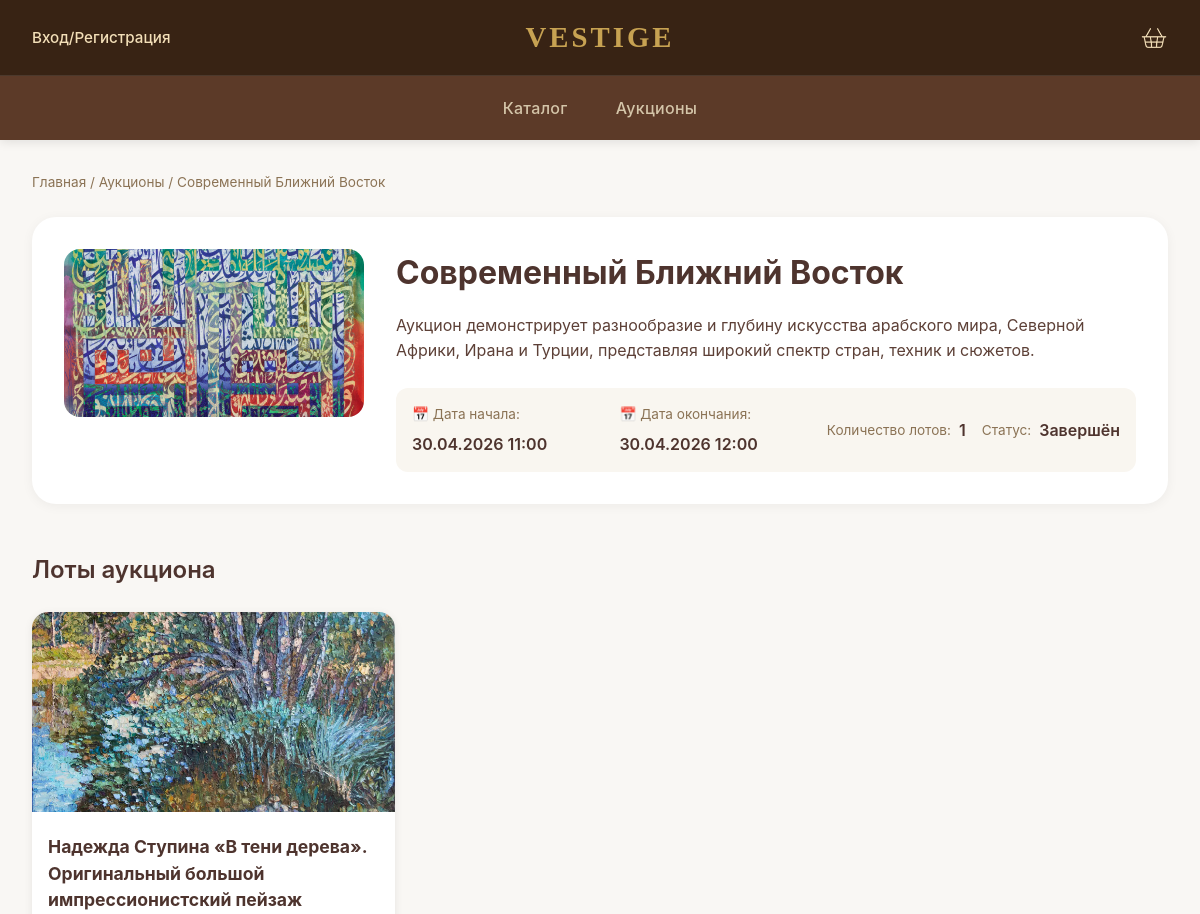
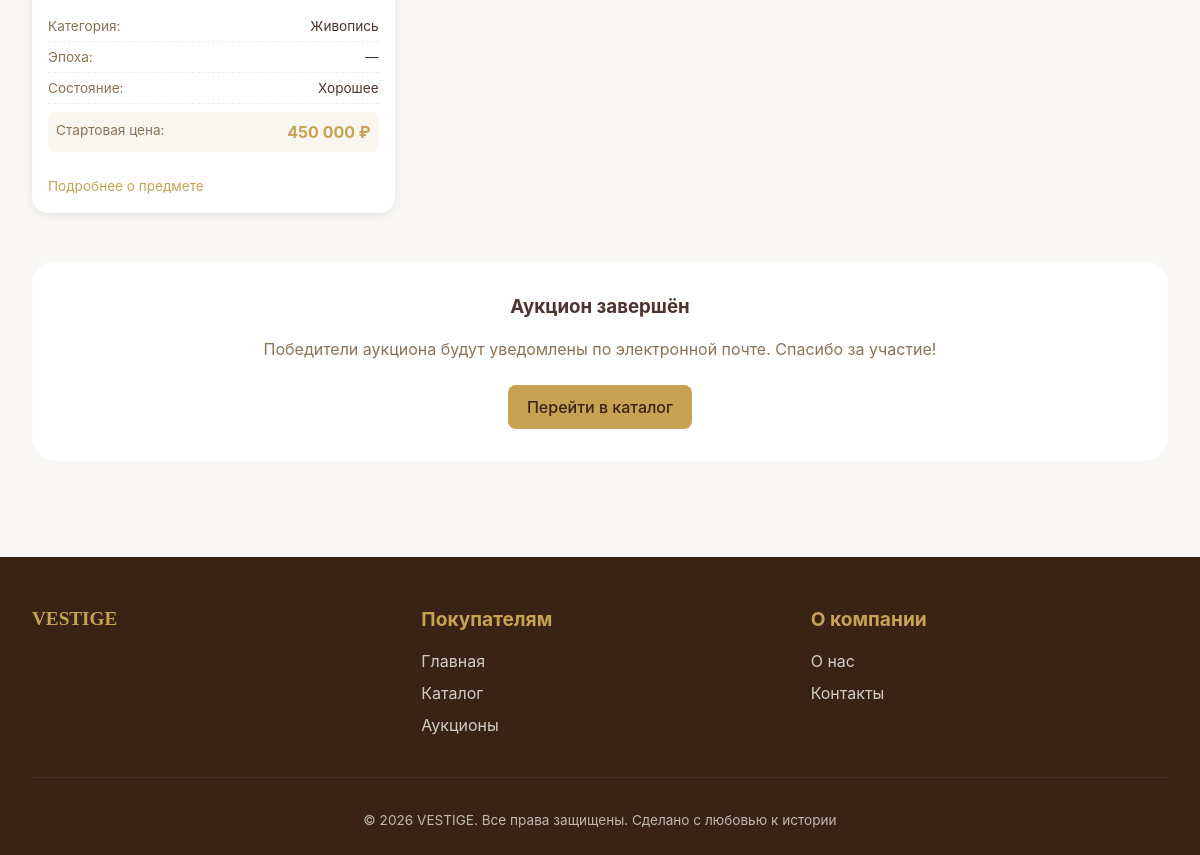
The page /auctions/1/ on the database as committed earlier (2 pictures, top to bottom).
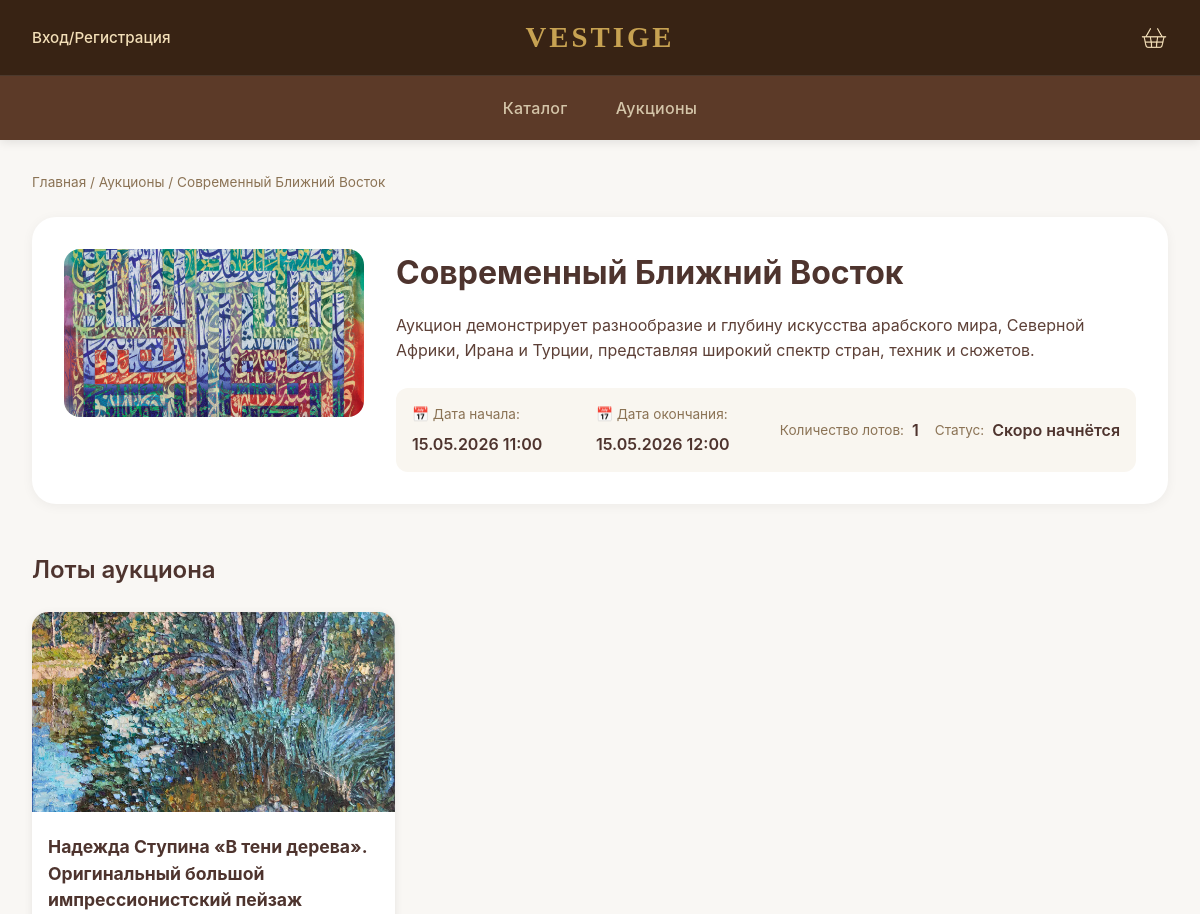
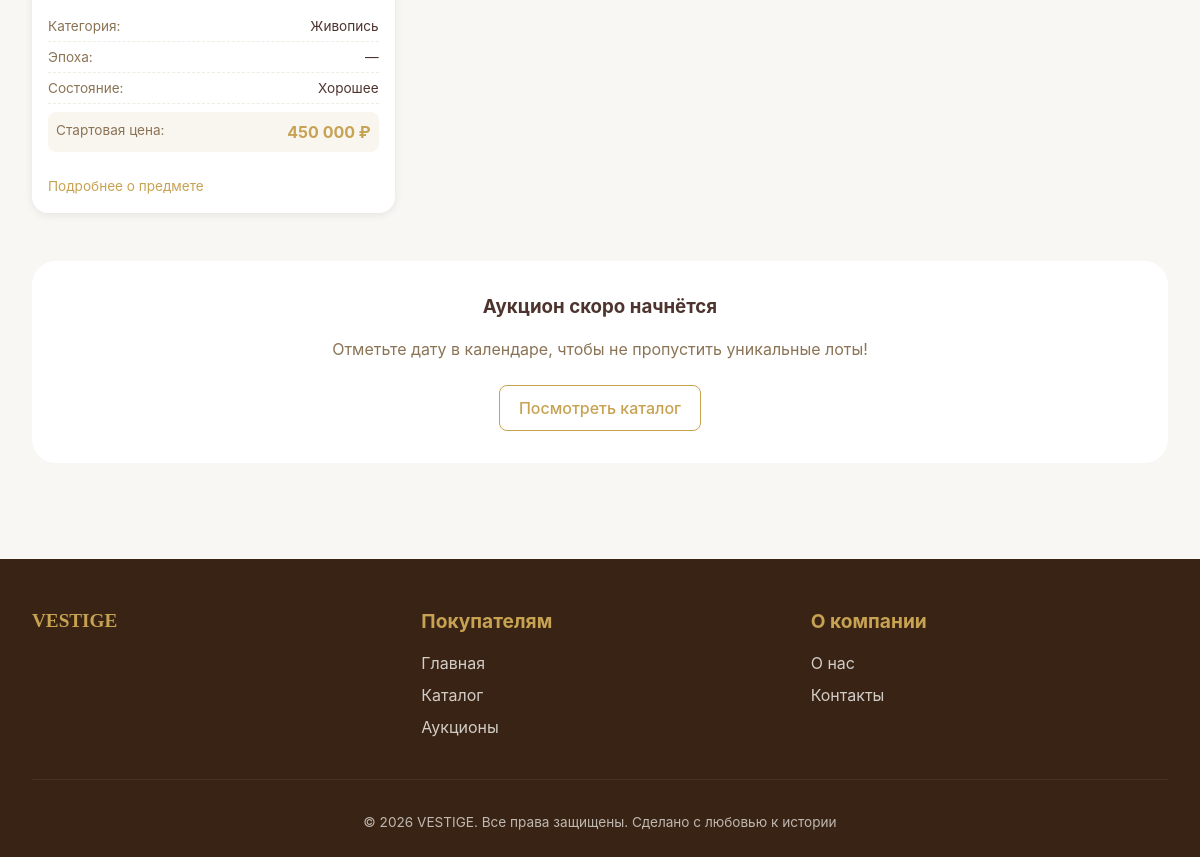
The same page on the database as committed later (2 pictures, top to bottom).
### core/models.py (models this page shows, shortened)
class Auction(models.Model):
    class StatusChoices(models.TextChoices):
        UPCOMING = 'upcoming', 'Предстоящий'
        ACTIVE = 'active', 'Активный'
        COMPLETED = 'completed', 'Завершён'
        CANCELLED = 'cancelled', 'Отменён'
    title = models.CharField(max_length=200, verbose_name='Название аукциона')
    description = models.TextField(verbose_name='Описание')
    start_date = models.DateTimeField(verbose_name='Дата и время начала')
    end_date = models.DateTimeField(verbose_name='Дата и время окончания')
    status = models.CharField(
        max_length=20,
        choices=StatusChoices.choices,
        default=StatusChoices.UPCOMING,
        verbose_name='Статус'
    )
    image = models.ImageField(
        upload_to='auctions/',
        blank=True,
        null=True,
        verbose_name='Изображение аукциона'
    )
    created_at = models.DateTimeField(auto_now_add=True, verbose_name='Дата создания')
    updated_at = models.DateTimeField(auto_now=True, verbose_name='Дата обновления')
    class Meta:
        verbose_name = 'Аукцион'
        verbose_name_plural = 'Аукционы'
        ordering = ['-start_date']

### core/views.py (the view)
# urls.py: path('auctions/<int:pk>/', views.auction_detail_view, name='auction_detail'),
def auction_detail_view(request, pk):
    auction = get_object_or_404(
        Auction.objects.prefetch_related(
            Prefetch('lots', queryset=AuctionLot.objects.select_related('antique_item').order_by('order'))
        ),
        pk=pk
    )
    if auction.status == 'cancelled':
        auction_status = 'cancelled'
    elif auction.end_date < timezone.now():
        auction_status = 'completed'
    elif auction.start_date <= timezone.now() <= auction.end_date:
        auction_status = 'active'
    elif auction.start_date > timezone.now():
        auction_status = 'upcoming'
    else:
        auction_status = auction.status
    context = {
        'auction': auction,
        'auction_status': auction_status,
        'is_active': auction_status == 'active',
        'is_upcoming': auction_status == 'upcoming',
        'is_completed': auction_status == 'completed',
        'is_cancelled': auction_status == 'cancelled',
        'now': timezone.now(),
    }
    return render(request, 'core/auction_detail.html', context)

### core/context_processors.py (called while the page is built)
def user_context(request):
    return {
        'session_user': {
            'id': request.session.get('user_id'),
            'email': request.session.get('user_email'),
            'name': request.session.get('user_name'),
            'is_authenticated': request.session.get('user_id') is not None,
        }
    }

### core/templatetags/custom_tags.py (called while the page is built)
@register.filter
def currency(value):
    if value is None:
        return "0 ₽"
    try:
        return f"{float(value):,.0f} ₽".replace(",", " ")
    except (ValueError, TypeError):
        return f"{value} ₽"

### core/templates/core/auction_detail.html (shortened to what the changed rows need)
{% extends 'core/base.html' %}
{% load custom_tags %}
{% block content %}
<div class="container">
    <div class="breadcrumbs">
        <a href="{% url 'core:home' %}">Главная</a> /
        <a href="{% url 'core:auctions' %}">Аукционы</a> /
        <span>{{ auction.title }}</span>
    </div>
    <div class="auction-detail-header">
        {% if auction.image %}
            <div class="auction-detail-image">
                <img src="{{ auction.image.url }}" alt="{{ auction.title }}">
            </div>
        {% endif %}
        <div class="auction-detail-info">
            <h1 class="auction-detail-title">{{ auction.title }}</h1>
            <div class="auction-detail-description">
                {{ auction.description|linebreaks }}
            </div>
            <div class="info-grid">
                <div class="info-item">
                    <span class="info-label">📅 Дата начала:</span>
                    <span class="info-value">{{ auction.start_date|date:"d.m.Y H:i" }}</span>
                </div>
                <div class="info-item">
                    <span class="info-label">📅 Дата окончания:</span>
                    <span class="info-value">{{ auction.end_date|date:"d.m.Y H:i" }}</span>
                </div>
                <div class="info-item">
                    <span class="info-label">Количество лотов:</span>
                    <span class="info-value">{{ auction.lots.count }}</span>
                </div>
                {% if is_active %}
                <div class="info-item highlight">
                    <span class="info-label">Статус:</span>
                    <span class="info-value status-active">Идёт прямо сейчас</span>
                </div>
                {% elif is_upcoming %}
                <div class="info-item highlight">
                    <span class="info-label">Статус:</span>
                    <span class="info-value status-upcoming">Скоро начнётся</span>
                </div>
                {% elif is_completed %}
                <div class="info-item highlight">
                    <span class="info-label">Статус:</span>
                    <span class="info-value status-completed">Завершён</span>
                </div>
                {% endif %}
            </div>
        </div>
    </div>
    <div class="lots-section">
        <h2 class="section-title">Лоты аукциона</h2>
    </div>
    {% if is_active %}
    <div class="participation-info">
        <h3>Как участвовать в аукционе?</h3>
        <div class="steps">
            <div class="step">
                <div class="step-number">1</div>
                <div class="step-text">Зарегистрируйтесь на сайте или войдите в аккаунт</div>
            </div>
            <div class="step">
                <div class="step-number">2</div>
                <div class="step-text">Выберите интересующий вас лот</div>
            </div>
            <div class="step">
                <div class="step-number">3</div>
                <div class="step-text">Свяжитесь с нами для участия в торгах</div>
            </div>
        </div>
        <div class="contact-info">
            <p>По вопросам участия: <strong>+7 (XXX) XXX-XX-XX</strong></p>
            <p>Или напишите нам: <strong>auction@vestige.ru</strong></p>
        </div>
    </div>
    {% elif is_completed %}
    <div class="completed-info">
        <h3>Аукцион завершён</h3>
        <p>Победители аукциона будут уведомлены по электронной почте. Спасибо за участие!</p>
        <a href="{% url 'core:catalog' %}" class="btn btn-primary">Перейти в каталог</a>
    </div>
    {% elif is_upcoming %}
    <div class="upcoming-info">
        <h3>Аукцион скоро начнётся</h3>
        <p>Отметьте дату в календаре, чтобы не пропустить уникальные лоты!</p>
        <a href="{% url 'core:catalog' %}" class="btn btn-secondary">Посмотреть каталог</a>
    </div>
    {% endif %}
</div>
{% endblock %}

Rows that differ between the two databases and show on the page:
changed Auction "Современный Ближний Восток": start_date "30.04.2026 11:00" → "15.05.2026 11:00"; end_date "30.04.2026 12:00" → "15.05.2026 12:00"
Other text that changed with them:
text no longer shown: "Завершён Аукцион завершён Победители аукциона будут уведомлены по электронной почте. Спасибо за участие! Перейти в каталог"
text now shown: "Скоро начнётся Аукцион скоро начнётся Отметьте дату в календаре, чтобы не пропустить уникальные лоты! Посмотреть каталог"
